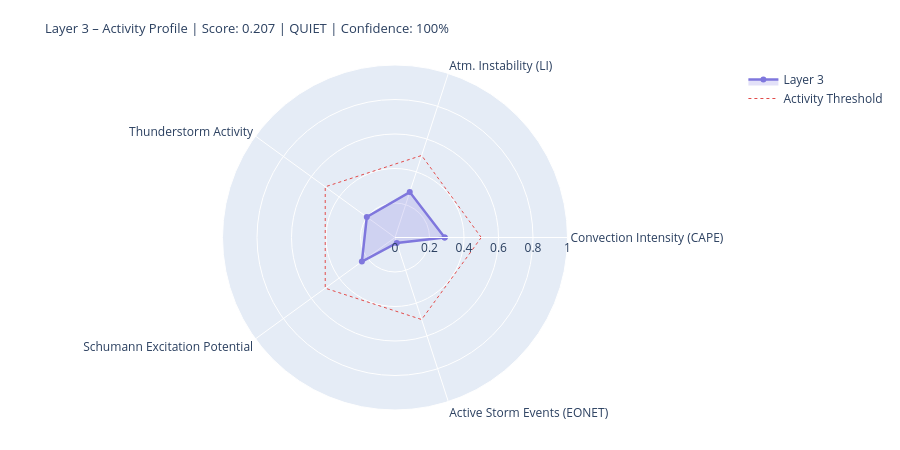

Source (notebook cell):
### Markdown cell above
---
## 4. State Assessment & Handoff to Layer 4/5

### Code cell
# ============================================================
# LAYER-3-SCORE
# Five dynamic components
# ============================================================

def norm(v, lo, hi):
    if v is None or (isinstance(v, float) and math.isnan(v)): return None
    return round(max(0.0, min(1.0, (v - lo) / (hi - lo))), 4)

# --- 1) Convection intensity (global CAPE mean) ---
cape_mean = df_atm['cape'].dropna().mean() if not df_atm.empty else None
conv_score = norm(cape_mean, 0, 3000)
conv_src   = 'primary' if cape_mean is not None else 'missing'

# --- 2) Atmospheric instability (LI mean) ---
li_mean   = df_atm['li'].dropna().mean() if not df_atm.empty else None
# Negative LI = unstable → higher score
instab_score = norm(-li_mean if li_mean is not None else None, -6, 6)
instab_src   = 'primary' if li_mean is not None else 'missing'

# --- 3) Thunderstorm activity (mean thunder score + WMO count) ---
thunder_mean = df_atm['thunder_score'].mean() if not df_atm.empty else None
n_thunder    = int(df_atm['thunderstorm'].sum()) if not df_atm.empty else 0
thunder_score_val = norm(
    (thunder_mean or 0) * 0.7 + n_thunder * 0.1, 0, 1.0
) if thunder_mean is not None else None
thunder_src = 'primary'

# --- 4) Schumann excitation potential (weighted Schumann contribution) ---
schumann_pot = df_atm['schumann_contribution'].mean() if not df_atm.empty else None
# Boosted by Layer-2 thunderstorm trigger
if schumann_pot is not None and l2_thunder:
    schumann_pot = min(1.0, schumann_pot * 1.2)
schumann_score = norm(schumann_pot, 0, 1.0) if schumann_pot is not None else None
schumann_src   = 'derived'

# --- 5) Storm activity (NASA EONET) ---
# Distinction: None = data not loaded, 0.0 = loaded but no events
storm_score = None
storm_src   = 'missing'
if raw.get('storms') is not None:          # API reached successfully
    storm_score = norm(len(storm_events), 0, 30) if storm_events else 0.0
    storm_src   = 'primary'

# X-Ray and Kp: context only, not in dynamic score
# (X-Ray = Layer-0/4 driver; Kp = geomagnetic index, not a lightning proxy)
xray_context = None
if raw.get('xray'):
    df_xc = pd.DataFrame(raw['xray'])
    fc = next((c for c in df_xc.columns
               if any(k in c.lower() for k in ['flux','long']) and 'time' not in c.lower()),
              df_xc.columns[1])
    df_xc[fc] = pd.to_numeric(df_xc[fc], errors='coerce')
    xray_last = df_xc[fc].dropna().iloc[-1] if not df_xc[fc].dropna().empty else None
    if xray_last:
        xray_class = ('X' if xray_last>=1e-4 else 'M' if xray_last>=1e-5
                      else 'C' if xray_last>=1e-6 else 'B')
        xray_context = {'flux': float(xray_last), 'class': xray_class}
        print(f'X-Ray context: {xray_class}-class ({xray_last:.2e} W/m²)')

# --- Aggregate ---
COMPONENTS = {
    'Convection Intensity (CAPE)':  {'score': conv_score,       'source': conv_src,    'dynamic': True},
    'Atm. Instability (LI)':         {'score': instab_score,     'source': instab_src,  'dynamic': True},
    'Thunderstorm Activity':              {'score': thunder_score_val, 'source': thunder_src, 'dynamic': True},
    'Schumann Excitation Potential':   {'score': schumann_score,   'source': schumann_src,'dynamic': True},
    'Active Storm Events (EONET)': {'score': storm_score,      'source': storm_src,   'dynamic': True},
}

available   = {k: v['score'] for k, v in COMPONENTS.items() if v['score'] is not None}
unavailable = [k for k, v in COMPONENTS.items() if v['score'] is None]
layer3_score = round(sum(available.values()) / len(available), 4) if available else None
confidence   = round(len(available) / len(COMPONENTS), 2)
level = ('unknown' if layer3_score is None
         else 'quiet'   if layer3_score < 0.3
         else 'moderate' if layer3_score < 0.6
         else 'active')
dominant_l3 = max(available, key=available.get) if available else 'none'

# --- Ausgabe ---
W = 68
print('=' * W)
print('LAYER 3 – ATMOSPHERE / WEATHER / THUNDERSTORMS – STATE ASSESSMENT')
print('=' * W)
for name, comp in COMPONENTS.items():
    s = comp['score']
    if s is not None:
        bar = '█' * int(s * 20) + '░' * (20 - int(s * 20))
        print(f'  {name:<36} {bar}  {s:.3f}  [{comp["source"]}]')
    else:
        print(f'  {name:<36} {"─" * 20}  n/a   [missing]')
print('-' * W)
print(f'  Score:        {layer3_score:.3f}  ({len(available)}/{len(COMPONENTS)} components)')
print(f'  Confidence:   {confidence:.0%}')
print(f'  Level:        {level.upper()}')
print(f'  Dominant:     {dominant_l3}')
print(f'  CAPE mean:    {cape_mean:.0f} J/kg' if cape_mean else '  CAPE mean:    n/a')
print(f'  LI mean:      {li_mean:.1f} K' if li_mean is not None else '  LI mean:      n/a')
print(f'  Thunderstorms:{n_thunder} points (WMO)  +  {len(storm_events)} NASA EONET')
print('=' * W)

# Radar
cats   = list(available.keys())
vals_r = list(available.values())
if len(cats) >= 3:
    fig = go.Figure()
    fig.add_trace(go.Scatterpolar(
        r=vals_r + [vals_r[0]], theta=cats + [cats[0]],
        fill='toself', fillcolor='rgba(127,119,221,0.22)',
        line=dict(color='#7F77DD', width=2.5), name='Layer 3'
    ))
    fig.add_trace(go.Scatterpolar(
        r=[0.5] * (len(cats)+1), theta=cats + [cats[0]],
        line=dict(color='#E24B4A', dash='dot', width=1),
        mode='lines', name='Activity Threshold'
    ))
    fig.update_layout(
        title=dict(
            text=f'Layer 3 – Activity Profile | Score: {layer3_score:.3f} | {level.upper()} | Confidence: {confidence:.0%}',
            font=dict(size=13)
        ),
        polar=dict(radialaxis=dict(visible=True, range=[0, 1])),
        height=450, showlegend=True,
        margin=dict(l=60, r=60, t=65, b=40)
    )
    fig.show()

### Figure 1 — Plotly figure (JSON) as saved in the notebook; plotly's stock layout.template omitted (floating-point values rounded to 4 significant figures)
{"data": [{"fill": "toself", "fillcolor": "rgba(127,119,221,0.22)", "line": {"color": "#7F77DD", "width": 2.5}, "name": "Layer 3", "r": [0.288, 0.2767, 0.202, 0.2374, 0.0333, 0.288], "theta": ["Convection Intensity (CAPE)", "Atm. Instability (LI)", "Thunderstorm Activity", "Schumann Excitation Potential", "Active Storm Events (EONET)", "Convection Intensity (CAPE)"], "type": "scatterpolar"}, {"line": {"color": "#E24B4A", "dash": "dot", "width": 1}, "mode": "lines", "name": "Activity Threshold", "r": [0.5, 0.5, 0.5, 0.5, 0.5, 0.5], "theta": ["Convection Intensity (CAPE)", "Atm. Instability (LI)", "Thunderstorm Activity", "Schumann Excitation Potential", "Active Storm Events (EONET)", "Convection Intensity (CAPE)"], "type": "scatterpolar"}], "layout": {"height": 450, "margin": {"b": 40, "l": 60, "r": 60, "t": 65}, "polar": {"radialaxis": {"range": [0, 1], "visible": true}}, "showlegend": true, "title": {"font": {"size": 13}, "text": "Layer 3 – Activity Profile | Score: 0.207 | QUIET | Confidence: 100%"}}}
